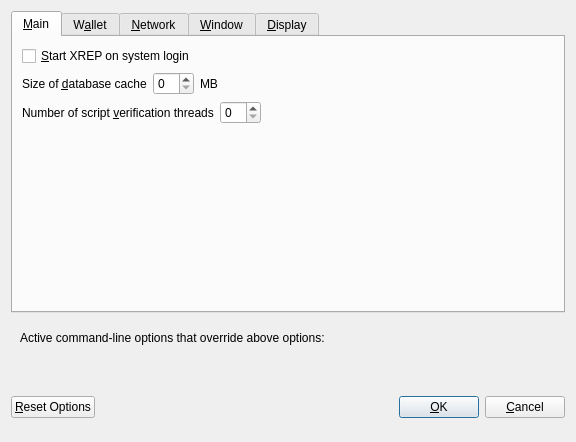
<?xml version="1.0" encoding="UTF-8"?>
<ui version="4.0">
 <class>OptionsDialog</class>
 <widget class="QDialog" name="OptionsDialog">
  <property name="geometry">
   <rect>
    <x>0</x>
    <y>0</y>
    <width>576</width>
    <height>442</height>
   </rect>
  </property>
  <property name="windowTitle">
   <string>Options</string>
  </property>
  <property name="modal">
   <bool>true</bool>
  </property>
  <layout class="QVBoxLayout" name="verticalLayout">
   <item>
    <widget class="QTabWidget" name="tabWidget">
     <property name="currentIndex">
      <number>0</number>
     </property>
     <widget class="QWidget" name="tabMain">
      <attribute name="title">
       <string>&amp;Main</string>
      </attribute>
      <layout class="QVBoxLayout" name="verticalLayout_Main">
       <item>
        <widget class="QCheckBox" name="bitcoinAtStartup">
         <property name="toolTip">
          <string>Automatically start XREP after logging in to the system.</string>
         </property>
         <property name="text">
          <string>&amp;Start XREP on system login</string>
         </property>
        </widget>
       </item>
       <item>
        <layout class="QHBoxLayout" name="horizontalLayout_2_Main">
         <item>
          <widget class="QLabel" name="databaseCacheLabel">
           <property name="text">
            <string>Size of &amp;database cache</string>
           </property>
           <property name="textFormat">
            <enum>Qt::PlainText</enum>
           </property>
           <property name="buddy">
            <cstring>databaseCache</cstring>
           </property>
          </widget>
         </item>
         <item>
          <widget class="QSpinBox" name="databaseCache"/>
         </item>
         <item>
          <widget class="QLabel" name="databaseCacheUnitLabel">
           <property name="text">
            <string>MB</string>
           </property>
           <property name="textFormat">
            <enum>Qt::PlainText</enum>
           </property>
          </widget>
         </item>
         <item>
          <spacer name="horizontalSpacer_2_Main">
           <property name="orientation">
            <enum>Qt::Horizontal</enum>
           </property>
           <property name="sizeHint" stdset="0">
            <size>
             <width>40</width>
             <height>20</height>
            </size>
           </property>
          </spacer>
         </item>
        </layout>
       </item>
       <item>
        <layout class="QHBoxLayout" name="horizontalLayout_3_Main">
         <item>
          <widget class="QLabel" name="threadsScriptVerifLabel">
           <property name="text">
            <string>Number of script &amp;verification threads</string>
           </property>
           <property name="textFormat">
            <enum>Qt::PlainText</enum>
           </property>
           <property name="buddy">
            <cstring>threadsScriptVerif</cstring>
           </property>
          </widget>
         </item>
         <item>
          <widget class="QSpinBox" name="threadsScriptVerif">
           <property name="toolTip">
            <string>(0 = auto, &lt;0 = leave that many cores free)</string>
           </property>
          </widget>
         </item>
         <item>
          <spacer name="horizontalSpacer_3_Main">
           <property name="orientation">
            <enum>Qt::Horizontal</enum>
           </property>
           <property name="sizeHint" stdset="0">
            <size>
             <width>40</width>
             <height>20</height>
            </size>
           </property>
          </spacer>
         </item>
        </layout>
       </item>
       <item>
        <spacer name="verticalSpacer_2">
         <property name="orientation">
          <enum>Qt::Vertical</enum>
         </property>
         <property name="sizeHint" stdset="0">
          <size>
           <width>20</width>
           <height>40</height>
          </size>
         </property>
        </spacer>
       </item>
      </layout>
     </widget>
     <widget class="QWidget" name="tabWallet">
      <attribute name="title">
       <string>W&amp;allet</string>
      </attribute>
      <layout class="QVBoxLayout" name="verticalLayout_Wallet">
       <item>
        <layout class="QHBoxLayout" name="horizontalLayout_2_Wallet">
         <item>
          <widget class="QLabel" name="labelStakeSplitThresholdText">
           <property name="text">
            <string>Stake split threshold:</string>
           </property>
          </widget>
         </item>
         <item>
          <widget class="QSpinBox" name="spinBoxStakeSplitThreshold">
           <property name="minimum">
            <number>1</number>
           </property>
           <property name="maximum">
            <number>999999</number>
           </property>
          </widget>
         </item>
        </layout>
       </item>
       <item>
        <widget class="QGroupBox" name="groupBox">
         <property name="title">
          <string>Expert</string>
         </property>
         <layout class="QVBoxLayout" name="verticalLayout_2">
          <item>
           <widget class="QCheckBox" name="coinControlFeatures">
            <property name="toolTip">
             <string>Whether to show coin control features or not.</string>
            </property>
            <property name="text">
             <string>Enable coin &amp;control features</string>
            </property>
           </widget>
          </item>
          <item>
           <widget class="QCheckBox" name="showMasternodesTab">
            <property name="toolTip">
             <string>Show additional tab listing all your masternodes in first sub-tab&lt;br/&gt;and all masternodes on the network in second sub-tab.</string>
            </property>
            <property name="text">
             <string>Show Masternodes Tab</string>
            </property>
           </widget>
          </item>
          <item>
           <widget class="QCheckBox" name="spendZeroConfChange">
            <property name="toolTip">
             <string>If you disable the spending of unconfirmed change, the change from a transaction&lt;br/&gt;cannot be used until that transaction has at least one confirmation.&lt;br/&gt;This also affects how your balance is computed.</string>
            </property>
            <property name="text">
             <string>&amp;Spend unconfirmed change</string>
            </property>
           </widget>
          </item>
         </layout>
        </widget>
       </item>
       <item>
        <spacer name="verticalSpacer_Wallet">
         <property name="orientation">
          <enum>Qt::Vertical</enum>
         </property>
         <property name="sizeHint" stdset="0">
          <size>
           <width>20</width>
           <height>40</height>
          </size>
         </property>
        </spacer>
       </item>
      </layout>
     </widget>
     <widget class="QWidget" name="tabNetwork">
      <attribute name="title">
       <string>&amp;Network</string>
      </attribute>
      <layout class="QVBoxLayout" name="verticalLayout_Network">
       <item>
        <widget class="QCheckBox" name="mapPortUpnp">
         <property name="toolTip">
          <string>Automatically open the XREP client port on the router. This only works when your router supports UPnP and it is enabled.</string>
         </property>
         <property name="text">
          <string>Map port using &amp;UPnP</string>
         </property>
        </widget>
       </item>
       <item>
        <widget class="QCheckBox" name="allowIncoming">
         <property name="toolTip">
          <string>Accept connections from outside</string>
         </property>
         <property name="text">
          <string>Allow incoming connections</string>
         </property>
        </widget>
       </item>
       <item>
        <widget class="QCheckBox" name="connectSocks">
         <property name="toolTip">
          <string>Connect to the XREP network through a SOCKS5 proxy.</string>
         </property>
         <property name="text">
          <string>&amp;Connect through SOCKS5 proxy (default proxy):</string>
         </property>
        </widget>
       </item>
       <item>
        <layout class="QHBoxLayout" name="horizontalLayout_1_Network">
         <item>
          <widget class="QLabel" name="proxyIpLabel">
           <property name="text">
            <string>Proxy &amp;IP:</string>
           </property>
           <property name="textFormat">
            <enum>Qt::PlainText</enum>
           </property>
           <property name="buddy">
            <cstring>proxyIp</cstring>
           </property>
          </widget>
         </item>
         <item>
          <widget class="QValidatedLineEdit" name="proxyIp">
           <property name="minimumSize">
            <size>
             <width>140</width>
             <height>0</height>
            </size>
           </property>
           <property name="maximumSize">
            <size>
             <width>140</width>
             <height>16777215</height>
            </size>
           </property>
           <property name="toolTip">
            <string>IP address of the proxy (e.g. IPv4: 127.0.0.1 / IPv6: ::1)</string>
           </property>
          </widget>
         </item>
         <item>
          <widget class="QLabel" name="proxyPortLabel">
           <property name="text">
            <string>&amp;Port:</string>
           </property>
           <property name="textFormat">
            <enum>Qt::PlainText</enum>
           </property>
           <property name="buddy">
            <cstring>proxyPort</cstring>
           </property>
          </widget>
         </item>
         <item>
          <widget class="QLineEdit" name="proxyPort">
           <property name="minimumSize">
            <size>
             <width>55</width>
             <height>0</height>
            </size>
           </property>
           <property name="maximumSize">
            <size>
             <width>55</width>
             <height>16777215</height>
            </size>
           </property>
           <property name="toolTip">
            <string>Port of the proxy (e.g. 9050)</string>
           </property>
          </widget>
         </item>
         <item>
          <spacer name="horizontalSpacer_1_Network">
           <property name="orientation">
            <enum>Qt::Horizontal</enum>
           </property>
           <property name="sizeHint" stdset="0">
            <size>
             <width>40</width>
             <height>20</height>
            </size>
           </property>
          </spacer>
         </item>
        </layout>
       </item>
       <item>
        <spacer name="verticalSpacer_Network">
         <property name="orientation">
          <enum>Qt::Vertical</enum>
         </property>
         <property name="sizeHint" stdset="0">
          <size>
           <width>20</width>
           <height>40</height>
          </size>
         </property>
        </spacer>
       </item>
      </layout>
     </widget>
     <widget class="QWidget" name="tabWindow">
      <attribute name="title">
       <string>&amp;Window</string>
      </attribute>
      <layout class="QVBoxLayout" name="verticalLayout_Window">
       <item>
        <widget class="QCheckBox" name="minimizeToTray">
         <property name="toolTip">
          <string>Show only a tray icon after minimizing the window.</string>
         </property>
         <property name="text">
          <string>&amp;Minimize to the tray instead of the taskbar</string>
         </property>
        </widget>
       </item>
       <item>
        <widget class="QCheckBox" name="minimizeOnClose">
         <property name="toolTip">
          <string>Minimize instead of exit the application when the window is closed. When this option is enabled, the application will be closed only after selecting Quit in the menu.</string>
         </property>
         <property name="text">
          <string>M&amp;inimize on close</string>
         </property>
        </widget>
       </item>
       <item>
        <spacer name="verticalSpacer_Window">
         <property name="orientation">
          <enum>Qt::Vertical</enum>
         </property>
         <property name="sizeHint" stdset="0">
          <size>
           <width>20</width>
           <height>40</height>
          </size>
         </property>
        </spacer>
       </item>
      </layout>
     </widget>
     <widget class="QWidget" name="tabDisplay">
      <attribute name="title">
       <string>&amp;Display</string>
      </attribute>
      <layout class="QVBoxLayout" name="verticalLayout_Display">
       <item>
        <layout class="QHBoxLayout" name="horizontalLayout_1_Display">
         <item>
          <widget class="QLabel" name="langLabel">
           <property name="text">
            <string>User Interface &amp;language:</string>
           </property>
           <property name="textFormat">
            <enum>Qt::PlainText</enum>
           </property>
           <property name="buddy">
            <cstring>lang</cstring>
           </property>
          </widget>
         </item>
         <item>
          <widget class="QValueComboBox" name="lang">
           <property name="toolTip">
            <string>The user interface language can be set here. This setting will take effect after restarting XREP.</string>
           </property>
          </widget>
         </item>
        </layout>
       </item>
       <item>
        <widget class="Line" name="line">
         <property name="orientation">
          <enum>Qt::Horizontal</enum>
         </property>
        </widget>
       </item>
       <item>
        <layout class="QHBoxLayout" name="horizontalLayout_2_Display">
         <item>
          <widget class="QLabel" name="unitLabel">
           <property name="text">
            <string>&amp;Unit to show amounts in:</string>
           </property>
           <property name="textFormat">
            <enum>Qt::PlainText</enum>
           </property>
           <property name="buddy">
            <cstring>unit</cstring>
           </property>
          </widget>
         </item>
         <item>
          <widget class="QValueComboBox" name="unit">
           <property name="toolTip">
            <string>Choose the default subdivision unit to show in the interface and when sending coins.</string>
           </property>
          </widget>
         </item>
        </layout>
       </item>
       <item>
        <layout class="QHBoxLayout" name="horizontalLayout_5_Display">
         <item>
          <widget class="QLabel" name="digitsLabel">
           <property name="text">
            <string>Decimal digits</string>
           </property>
          </widget>
         </item>
         <item>
          <widget class="QValueComboBox" name="digits"/>
         </item>
        </layout>
       </item>
       <item>
        <layout class="QHBoxLayout" name="horizontalLayout_3_Display">
         <item>
          <widget class="QLabel" name="thirdPartyTxUrlsLabel">
           <property name="toolTip">
            <string>Third party URLs (e.g. a block explorer) that appear in the transactions tab as context menu items. %s in the URL is replaced by transaction hash. Multiple URLs are separated by vertical bar |.</string>
           </property>
           <property name="text">
            <string>Third party transaction URLs</string>
           </property>
           <property name="buddy">
            <cstring>thirdPartyTxUrls</cstring>
           </property>
          </widget>
         </item>
         <item>
          <widget class="QLineEdit" name="thirdPartyTxUrls">
           <property name="toolTip">
            <string>Third party URLs (e.g. a block explorer) that appear in the transactions tab as context menu items. %s in the URL is replaced by transaction hash. Multiple URLs are separated by vertical bar |.</string>
           </property>
          </widget>
         </item>
        </layout>
       </item>
       <item>
        <spacer name="verticalSpacer">
         <property name="orientation">
          <enum>Qt::Vertical</enum>
         </property>
         <property name="sizeHint" stdset="0">
          <size>
           <width>20</width>
           <height>40</height>
          </size>
         </property>
        </spacer>
       </item>
      </layout>
     </widget>
    </widget>
   </item>
   <item>
    <widget class="QFrame" name="frame">
     <layout class="QVBoxLayout" name="verticalLayout_Bottom">
      <item>
       <layout class="QHBoxLayout" name="horizontalLayout_Bottom">
        <item>
         <widget class="QLabel" name="overriddenByCommandLineInfoLabel">
          <property name="text">
           <string>Active command-line options that override above options:</string>
          </property>
          <property name="textFormat">
           <enum>Qt::PlainText</enum>
          </property>
         </widget>
        </item>
        <item>
         <spacer name="horizontalSpacer_Bottom">
          <property name="orientation">
           <enum>Qt::Horizontal</enum>
          </property>
          <property name="sizeHint" stdset="0">
           <size>
            <width>40</width>
            <height>20</height>
           </size>
          </property>
         </spacer>
        </item>
       </layout>
      </item>
      <item>
       <widget class="QLabel" name="overriddenByCommandLineLabel">
        <property name="text">
         <string/>
        </property>
        <property name="textFormat">
         <enum>Qt::PlainText</enum>
        </property>
        <property name="wordWrap">
         <bool>true</bool>
        </property>
       </widget>
      </item>
     </layout>
    </widget>
   </item>
   <item>
    <layout class="QHBoxLayout" name="horizontalLayout_Buttons">
     <item>
      <widget class="QPushButton" name="resetButton">
       <property name="toolTip">
        <string>Reset all client options to default.</string>
       </property>
       <property name="text">
        <string>&amp;Reset Options</string>
       </property>
       <property name="autoDefault">
        <bool>false</bool>
       </property>
      </widget>
     </item>
     <item>
      <spacer name="horizontalSpacer_1">
       <property name="orientation">
        <enum>Qt::Horizontal</enum>
       </property>
       <property name="sizeHint" stdset="0">
        <size>
         <width>40</width>
         <height>48</height>
        </size>
       </property>
      </spacer>
     </item>
     <item>
      <widget class="QLabel" name="statusLabel">
       <property name="minimumSize">
        <size>
         <width>200</width>
         <height>0</height>
        </size>
       </property>
       <property name="font">
        <font>
         <weight>75</weight>
         <bold>true</bold>
        </font>
       </property>
       <property name="text">
        <string/>
       </property>
       <property name="textFormat">
        <enum>Qt::PlainText</enum>
       </property>
       <property name="wordWrap">
        <bool>true</bool>
       </property>
      </widget>
     </item>
     <item>
      <spacer name="horizontalSpacer_2">
       <property name="orientation">
        <enum>Qt::Horizontal</enum>
       </property>
       <property name="sizeHint" stdset="0">
        <size>
         <width>40</width>
         <height>48</height>
        </size>
       </property>
      </spacer>
     </item>
     <item>
      <widget class="QPushButton" name="okButton">
       <property name="text">
        <string>&amp;OK</string>
       </property>
       <property name="autoDefault">
        <bool>false</bool>
       </property>
       <property name="default">
        <bool>true</bool>
       </property>
      </widget>
     </item>
     <item>
      <widget class="QPushButton" name="cancelButton">
       <property name="text">
        <string>&amp;Cancel</string>
       </property>
       <property name="autoDefault">
        <bool>false</bool>
       </property>
      </widget>
     </item>
    </layout>
   </item>
  </layout>
 </widget>
 <customwidgets>
  <customwidget>
   <class>QValidatedLineEdit</class>
   <extends>QLineEdit</extends>
   <header>qvalidatedlineedit.h</header>
  </customwidget>
  <customwidget>
   <class>QValueComboBox</class>
   <extends>QComboBox</extends>
   <header>qvaluecombobox.h</header>
  </customwidget>
 </customwidgets>
 <resources/>
 <connections/>
</ui>
